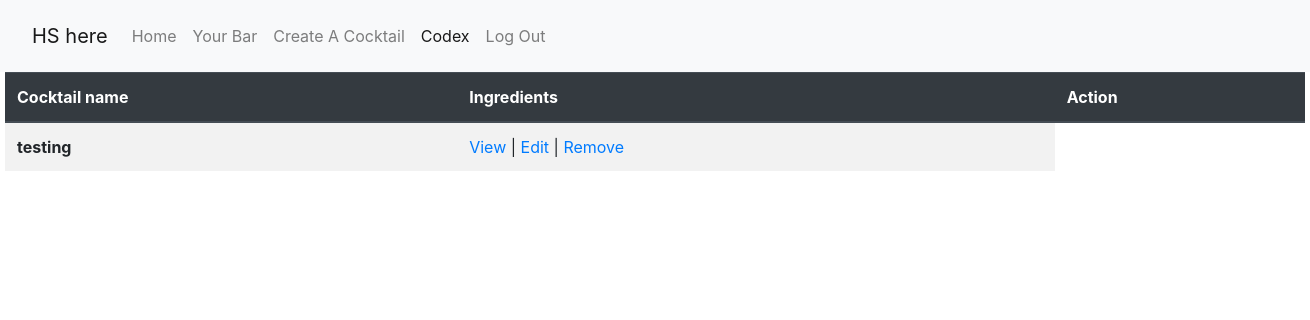
Before: /codex (signed in) with the older database file.
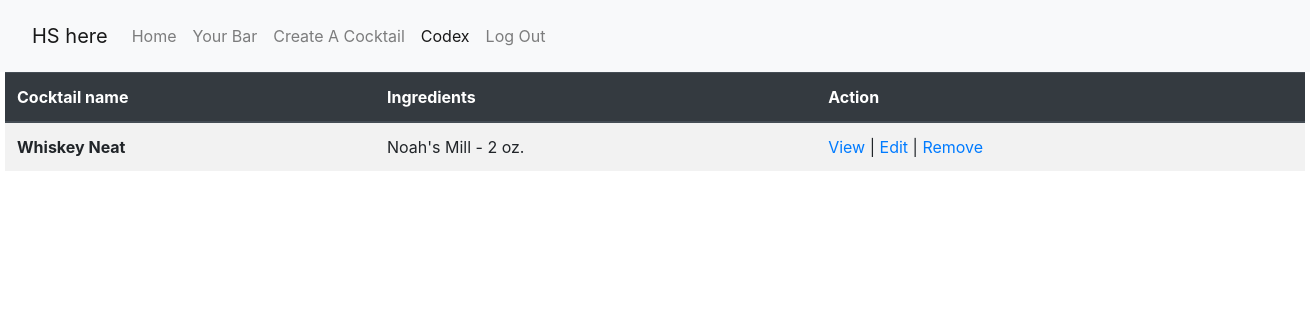
After: the same page with the newer database file.
### spirit_app/models.py (models this page shows)
class Cocktail(models.Model):
    name = models.CharField(max_length=255)
    desc = models.TextField()
    created_on = models.DateTimeField(auto_now_add=True)
    updated_on = models.DateTimeField(auto_now=True)
    objects = CocktailManager()

class Drink_Ingredient(models.Model):
    liquor = models.ForeignKey(Alcohol, related_name='ingredient', on_delete=models.CASCADE, null = True, blank = True)
    quantity = models.FloatField(null = True, blank = True)
    cocktail = models.ForeignKey(Cocktail, related_name="ingredients", on_delete=models.CASCADE)
    created_on = models.DateTimeField(auto_now_add=True)
    updated_on = models.DateTimeField(auto_now=True)

class Alcohol(models.Model):
    brand = models.CharField(max_length=255)
    alcohol_type = models.CharField(max_length=255)
    cost = models.FloatField()
    ppo = models.FloatField()
    created_on = models.DateTimeField(auto_now_add=True)
    updated_on = models.DateTimeField(auto_now=True)
    objects = AlcoholManager()

### spirit_app/views.py (the view)
# urls.py: path('codex', views.codex),
def codex(request):
    if 'user' not in request.session:
        return redirect('/')
    context={
        "cocktails" : Cocktail.objects.all()
    }
    return render(request, 'codex.html', context)

### spirit_app/templates/codex.html (shortened to what this page needs)
<!DOCTYPE html>
<html lang="en">
<head>
    <link rel="stylesheet" href="https://stackpath.bootstrapcdn.com/bootstrap/4.5.0/css/bootstrap.min.css">
</head>
<body>
    <nav class="navbar navbar-expand-lg navbar-light bg-light">
        <div class="navbar navbar-expand-lg navbar-light bg-light">
            <a class="navbar-brand" href="/home">HS here</a>
            <div class="collapse navbar-collapse" id="navbarSupportedContent">
                <ul class="navbar-nav mr-auto">
                    <li class="nav-item">
                        <a class="nav-link" href="/home">Home</a>
                    </li>
                    <li class="nav-item">
                        <a class="nav-link" href="/your_bar">Your Bar</a>
                    </li>
                    <li class="nav-item">
                        <a class="nav-link" href="/create_cocktail">Create A Cocktail</a>
                    </li>
                    <li class="nav-item active">
                        <a class="nav-link" href="/codex">Codex <span class="sr-only">(current)</span></a>
                    </li>
                    <li class="nav-item">
                        <a class="nav-link" href="/log_out">Log Out</a>
                    </li>
                </ul>
            </div>
        </div>
    </nav>
    <table class="table table-striped mx-auto" style="width: 1300px;">
        <thead class="thead-dark">
            <tr>
                <th>Cocktail name</th>
                <th>Ingredients</th>
                <th>Action</th>
            </tr>
        </thead>
        <tbody>
        {% for cocktail in cocktails %}
            <tr>
                <th scope="row">{{cocktail.name}}</th>
                {% for ingredient in cocktail.ingredients.all %}
                    <td>{{ingredient.liquor.brand}} - {{ingredient.quantity}} oz.</td>
                {% endfor %}
                <td><a href="/view_cocktail/{{cocktail.id}}">View </a>|<a href="/edit_cocktail/{{cocktail.id}}"> Edit </a>|<a href="/remove_cocktail/{{cocktail.id}}"> Remove</a></td>
            </tr>
        {% endfor %}
        </tbody>
    </table>
</body>
</html>

Changed rows visible on the page:
removed Cocktail: name "testing"
added Cocktail: name "Whiskey Neat"
added Drink_Ingredient: liquor.brand "Noah's Mill", quantity "2"
